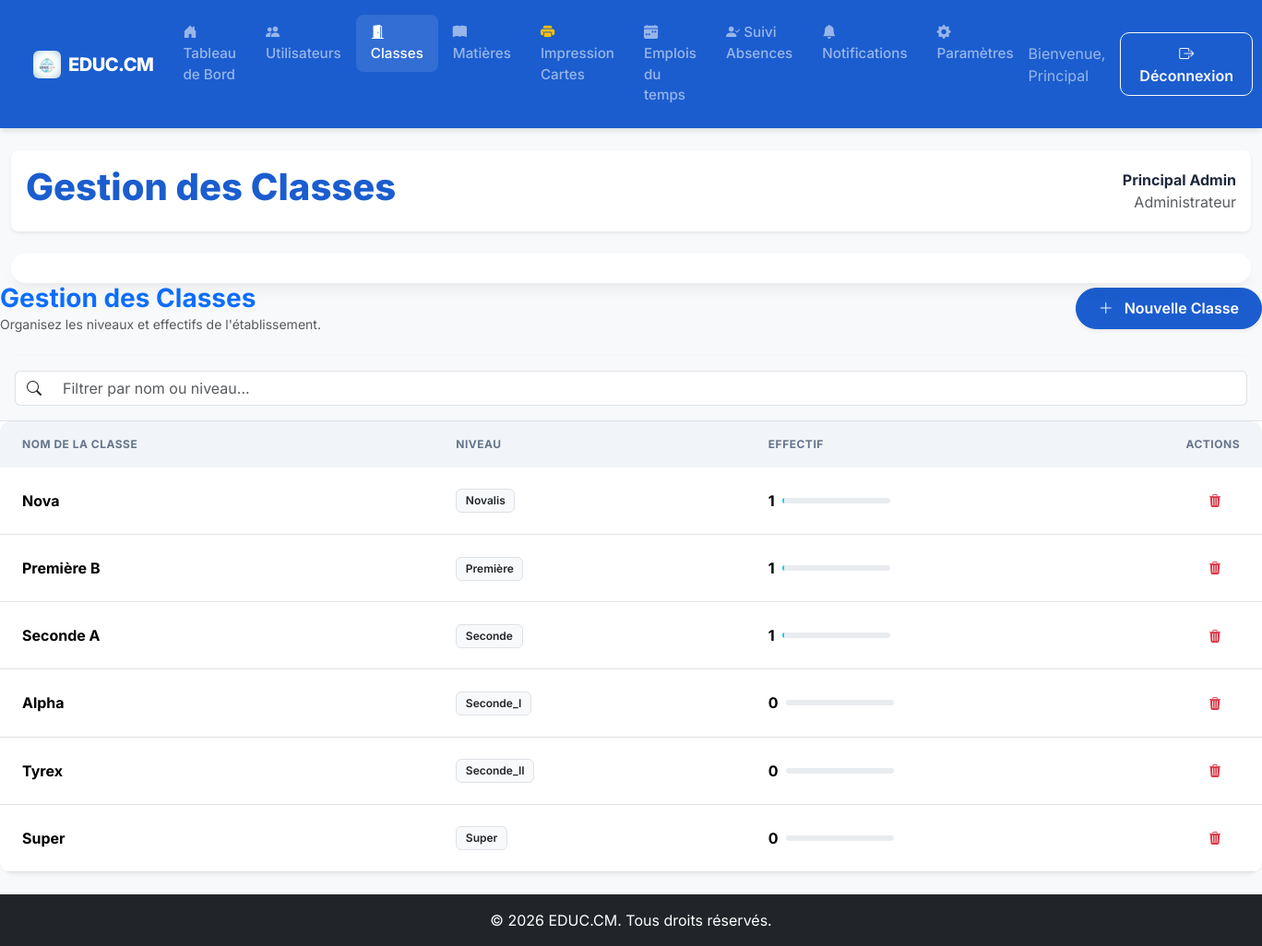
Page /pages/gestion_classes.php (signed in) on the committed database.
### tables this page shows
CREATE TABLE `classes` (
  `id` int(11) NOT NULL,
  `nom` varchar(100) NOT NULL,
  `niveau` varchar(50) DEFAULT NULL
);

### pages/gestion_classes.php (the view, shortened to what this page needs)
<?php
include '../includes/header.php';
require_once '../includes/db.php';
$classes_result = $conn->query("
    SELECT c.*, (SELECT COUNT(*) FROM inscriptions i WHERE i.classe_id = c.id) as nb_eleves
    FROM classes c
    ORDER BY niveau, nom
");
?>
<div class="row mb-4 align-items-center">
    <div class="col-md-6">
        <h3 class="fw-bold text-primary mb-0">Gestion des Classes</h3>
        <p class="text-muted small mb-0">Organisez les niveaux et effectifs de l'établissement.</p>
    </div>
    <div class="col-md-6 text-md-end mt-3 mt-md-0">
        <button class="btn btn-primary rounded-pill shadow-sm px-4" data-bs-toggle="collapse" data-bs-target="#addClassForm">
            <i class="bi bi-plus-lg me-2"></i> Nouvelle Classe
        </button>
    </div>
</div>
<div class="card border-0 shadow-sm rounded-4">
    <div class="card-body p-0">
        <div class="p-3 bg-light border-bottom">
            <div class="input-group">
                <span class="input-group-text bg-white border-end-0"><i class="bi bi-search"></i></span>
                <input type="text" id="classSearch" class="form-control border-start-0" placeholder="Filtrer par nom ou niveau...">
            </div>
        </div>
        <div class="table-responsive">
            <table class="table table-hover align-middle mb-0" id="classTable">
                <thead class="table-light">
                    <tr>
                        <th class="ps-4">Nom de la Classe</th>
                        <th>Niveau</th>
                        <th>Effectif</th>
                        <th class="text-end pe-4">Actions</th>
                    </tr>
                </thead>
                <tbody>
                    <?php while ($c = $classes_result->fetch_assoc()): ?>
                        <tr>
                            <td class="ps-4 fw-bold text-navy"><?php echo htmlspecialchars($c['nom']); ?></td>
                            <td><span class="badge bg-light text-dark border"><?php echo htmlspecialchars($c['niveau']); ?></span></td>
                            <td>
                                <div class="d-flex align-items-center">
                                    <span class="fw-bold me-2"><?php echo $c['nb_eleves']; ?></span>
                                    <div class="progress w-50" style="height: 6px;">
                                        <div class="progress-bar bg-info" style="width: <?php echo min($c['nb_eleves'] * 2, 100); ?>%"></div>
                                    </div>
                                </div>
                            </td>
                            <td class="text-end pe-4">
                                <form action="pages/gestion_classes.php" method="POST" class="d-inline" onsubmit="return confirm('Supprimer cette classe ?');">
                                    <button type="submit" name="delete_class" class="btn btn-sm btn-outline-danger border-0">
                                        <i class="bi bi-trash3-fill"></i>
                                    </button>
                                </form>
                            </td>
                        </tr>
                    <?php endwhile; ?>
                </tbody>
            </table>
        </div>
    </div>
</div>
<?php include '../includes/footer.php'; ?>

### css/main.css (style rules this page uses)
:root { --educ-navy: #1b5dcf; --educ-turquoise: #39A9C3; --educ-cyan: #6EC6D0; --educ-green: #64B89A; --educ-bg: #0080ff; --card-shadow: 0 10px 15px -3px rgba(0, 0, 0, 0.05), 0 4px 6px -2px rgba(0, 0, 0, 0.02); }
body { font-family: 'Inter', sans-serif; background-color: var(--educ-bg); color: #1e293b; display: flex; flex-direction: column; min-height: 100vh; }
.card { border: none; border-radius: 16px; box-shadow: var(--card-shadow); transition: transform 0.2s; }
.btn { border-radius: 10px; padding: 0.6rem 1.25rem; font-weight: 600; transition: all 0.3s; }
.btn-primary { background-color: var(--educ-navy); border-color: var(--educ-navy); }
.table { border-radius: 12px; overflow: hidden; }
.table thead th { background-color: #f1f5f9; color: #64748b; font-weight: 700; text-transform: uppercase; font-size: 0.75rem; letter-spacing: 0.5px; padding: 1rem; border: none; }
.table tbody td { padding: 1rem; vertical-align: middle; }
.badge { padding: 0.5em 0.8em; border-radius: 6px; font-weight: 600; }

### rows in the picture
classes: nom "Nova", niveau "Novalis", nb_eleves "1", min($c['nb_eleves'] * 2, 100) 2 (drawn)
classes: nom "Première B", niveau "Première", nb_eleves "1", min($c['nb_eleves'] * 2, 100) 2 (drawn)
classes: nom "Seconde A", niveau "Seconde", nb_eleves "1", min($c['nb_eleves'] * 2, 100) 2 (drawn)
classes: nom "Alpha", niveau "Seconde_I", nb_eleves "0"
classes: nom "Tyrex", niveau "Seconde_II", nb_eleves "0"
classes: nom "Super", niveau "Super", nb_eleves "0"

### other values in the picture
$user_prenom "Principal"
$page_title "Gestion des Classes"
$user_prenom . ' ' . $user_nom "Principal Admin"
$user_role "Administrateur"
